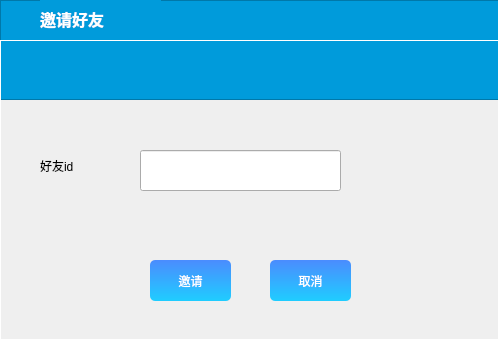
<?xml version="1.0" encoding="UTF-8"?>
<ui version="4.0">
 <class>InviteFriend</class>
 <widget class="QWidget" name="InviteFriend">
  <property name="geometry">
   <rect>
    <x>0</x>
    <y>0</y>
    <width>498</width>
    <height>339</height>
   </rect>
  </property>
  <property name="windowTitle">
   <string>Form</string>
  </property>
  <widget class="QFrame" name="frame">
   <property name="geometry">
    <rect>
     <x>0</x>
     <y>0</y>
     <width>504</width>
     <height>100</height>
    </rect>
   </property>
   <property name="minimumSize">
    <size>
     <width>0</width>
     <height>100</height>
    </size>
   </property>
   <property name="maximumSize">
    <size>
     <width>16777215</width>
     <height>50</height>
    </size>
   </property>
   <property name="styleSheet">
    <string notr="true">background-color: rgb(0, 155, 219);
</string>
   </property>
   <property name="frameShape">
    <enum>QFrame::StyledPanel</enum>
   </property>
   <property name="frameShadow">
    <enum>QFrame::Raised</enum>
   </property>
   <widget class="QLabel" name="label_6">
    <property name="geometry">
     <rect>
      <x>40</x>
      <y>-2</y>
      <width>121</width>
      <height>41</height>
     </rect>
    </property>
    <property name="font">
     <font>
      <family>微软雅黑</family>
      <pointsize>12</pointsize>
      <weight>75</weight>
      <bold>true</bold>
     </font>
    </property>
    <property name="styleSheet">
     <string notr="true">color: rgb(255, 255, 255);</string>
    </property>
    <property name="text">
     <string>邀请好友</string>
    </property>
   </widget>
   <widget class="QLabel" name="label_7">
    <property name="geometry">
     <rect>
      <x>13</x>
      <y>10</y>
      <width>21</width>
      <height>21</height>
     </rect>
    </property>
    <property name="sizePolicy">
     <sizepolicy hsizetype="Expanding" vsizetype="Expanding">
      <horstretch>0</horstretch>
      <verstretch>0</verstretch>
     </sizepolicy>
    </property>
    <property name="text">
     <string>&lt;html&gt;&lt;head/&gt;&lt;body&gt;&lt;p&gt;&lt;img src=&quot;:/images/invitefriend.png&quot;/&gt;&lt;/p&gt;&lt;/body&gt;&lt;/html&gt;</string>
    </property>
   </widget>
  </widget>
  <widget class="QFrame" name="frame_2">
   <property name="geometry">
    <rect>
     <x>0</x>
     <y>40</y>
     <width>504</width>
     <height>503</height>
    </rect>
   </property>
   <property name="minimumSize">
    <size>
     <width>0</width>
     <height>0</height>
    </size>
   </property>
   <property name="maximumSize">
    <size>
     <width>16777215</width>
     <height>16777215</height>
    </size>
   </property>
   <property name="styleSheet">
    <string notr="true">
QLineEdit {
    border-width: 1px;
    border-style: solid;
    border-radius: 4px;
        border-color:rgb(199, 199, 199);
        background-color:rgb(255, 255, 255);
        font: 10pt &quot;微软雅黑&quot;
}
QComboBox {
    border-width: 1px;
    border-style: solid;
    border-radius: 4px;
        border-color:rgb(199, 199, 199);
        background-color:rgb(255, 255, 255);
        font: 13pt &quot;微软雅黑&quot;;
}
QFrame{border-radius: 5px;
background-image:none
};
background-color:rgb(255, 255, 255);
border-image:none;
</string>
   </property>
   <property name="frameShape">
    <enum>QFrame::Panel</enum>
   </property>
   <property name="frameShadow">
    <enum>QFrame::Raised</enum>
   </property>
   <widget class="QLineEdit" name="jidEdt">
    <property name="geometry">
     <rect>
      <x>140</x>
      <y>110</y>
      <width>201</width>
      <height>41</height>
     </rect>
    </property>
    <property name="text">
     <string/>
    </property>
    <property name="readOnly">
     <bool>false</bool>
    </property>
    <property name="clearButtonEnabled">
     <bool>false</bool>
    </property>
   </widget>
   <widget class="QLabel" name="label_39">
    <property name="geometry">
     <rect>
      <x>40</x>
      <y>110</y>
      <width>81</width>
      <height>31</height>
     </rect>
    </property>
    <property name="styleSheet">
     <string notr="true">border-image:none;
font:100 13pt &quot;微软雅黑&quot;;
bottom:10px

</string>
    </property>
    <property name="text">
     <string>好友id</string>
    </property>
   </widget>
   <widget class="QPushButton" name="inviteBtn">
    <property name="geometry">
     <rect>
      <x>150</x>
      <y>220</y>
      <width>81</width>
      <height>41</height>
     </rect>
    </property>
    <property name="styleSheet">
     <string notr="true">QPushButton{
        background-color: qlineargradient(spread:pad, x1:0, y1:0, x2:0, y2:1, stop:0 rgba(75,140,254, 255), stop:1 rgba(31, 205, 255, 255));
font: bold 10pt &quot;微软雅黑&quot;;
color:rgb(255,255,255);
border-radius: 5px;
border:none;
}QPushButton::hover{
        background-color: qlineargradient(spread:pad, x1:0, y1:0, x2:0, y2:1, stop:1 rgba(75,140,254, 255), stop:0 rgba(31, 205, 255, 255));
}
QPushButton::pressed{
        background-color: qlineargradient(spread:pad, x1:0, y1:0, x2:0, y2:1, stop:0 rgba(75,140,254, 255), stop:1 rgba(31, 205, 255, 255));
}
</string>
    </property>
    <property name="text">
     <string>邀请</string>
    </property>
   </widget>
   <widget class="QPushButton" name="cancelBtn">
    <property name="geometry">
     <rect>
      <x>270</x>
      <y>220</y>
      <width>81</width>
      <height>41</height>
     </rect>
    </property>
    <property name="styleSheet">
     <string notr="true">QPushButton{
        background-color: qlineargradient(spread:pad, x1:0, y1:0, x2:0, y2:1, stop:0 rgba(75,140,254, 255), stop:1 rgba(31, 205, 255, 255));
font: bold 10pt &quot;微软雅黑&quot;;
color:rgb(255,255,255);
border-radius: 5px;
border:none;
}QPushButton::hover{
        background-color: qlineargradient(spread:pad, x1:0, y1:0, x2:0, y2:1, stop:1 rgba(75,140,254, 255), stop:0 rgba(31, 205, 255, 255));
}
QPushButton::pressed{
        background-color: qlineargradient(spread:pad, x1:0, y1:0, x2:0, y2:1, stop:0 rgba(75,140,254, 255), stop:1 rgba(31, 205, 255, 255));
}
</string>
    </property>
    <property name="text">
     <string>取消</string>
    </property>
   </widget>
  </widget>
 </widget>
 <resources/>
 <connections/>
</ui>
